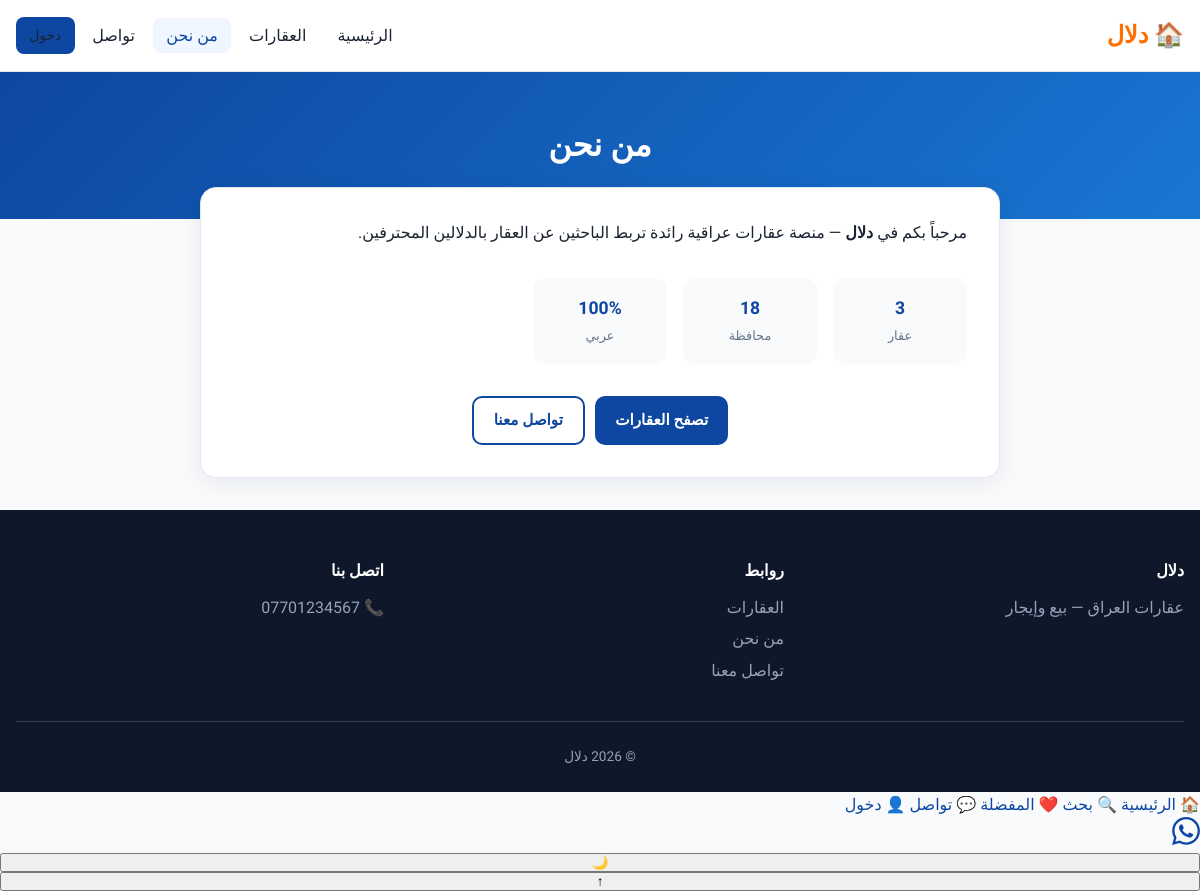
The page /about/ on the database its author committed.
### properties/models.py (models this page shows, shortened)
class SiteSettings(models.Model):
    site_name = models.CharField(max_length=100, default='دلال', verbose_name='اسم الموقع')
    tagline = models.CharField(max_length=200, blank=True, verbose_name='الشعار')
    broker_phone = models.CharField(max_length=30, default='07701234567', verbose_name='هاتف التواصل')
    broker_email = models.EmailField(blank=True, verbose_name='البريد')
    broker_address = models.CharField(max_length=300, blank=True, verbose_name='العنوان')
    whatsapp = models.CharField(max_length=30, blank=True, verbose_name='واتساب')
    about_title = models.CharField(max_length=200, default='من نحن', verbose_name='عنوان من نحن')
    about_content = models.TextField(blank=True, verbose_name='محتوى من نحن')
    mission = models.TextField(blank=True, verbose_name='رسالتنا')
    facebook_url = models.URLField(blank=True)
    instagram_url = models.URLField(blank=True)
    meta_description = models.CharField(max_length=300, blank=True, verbose_name='وصف SEO')
    class Meta:
        verbose_name = 'إعدادات الموقع'
        verbose_name_plural = 'إعدادات الموقع'
    @classmethod
    def get_solo(cls):
        obj, _ = cls.objects.get_or_create(pk=1)
        return obj

### properties/views.py (the view)
# urls.py: path('about/', views.about_page, name='about'),
def about_page(request):
    settings = SiteSettings.get_solo()
    return render(request, 'properties/about.html', {
        'settings': settings,
        'total_properties': get_public_properties().count(),
    })

### properties/context_processors.py (called while the page is built)
def site_context(request):
    settings = SiteSettings.get_solo()
    return {
        'site_settings': settings,
        'governorates': IRAQ_GOVERNORATES,
        'governorate_cities_json': json.dumps(GOVERNORATE_CITIES, ensure_ascii=False),
    }

### properties/utils.py (called while the page is built)
def get_public_properties():
    return Property.objects.filter(status__in=PUBLIC_STATUSES).select_related().prefetch_related('gallery_images')

### dalal_project.backup/properties/templates/properties/about.html (shortened to what this page needs)
{% extends 'properties/base.html' %}
{% block content %}
<section class="page-hero">
  <div class="container">
    <h1>{{ settings.about_title|default:'من نحن' }}</h1>
  </div>
</section>
<div class="container">
  <div class="content-card">
    {% if settings.about_content %}
    <div style="white-space:pre-line;line-height:1.9;font-size:1.05rem">{{ settings.about_content }}</div>
    {% else %}
    <p>مرحباً بكم في <strong>{{ site_settings.site_name }}</strong> — منصة عقارات عراقية رائدة تربط الباحثين عن العقار بالدلالين المحترفين.</p>
    {% endif %}
    <div class="detail-meta-grid" style="margin-top:2rem">
      <div class="meta-item"><strong>{{ total_properties }}</strong><span>عقار</span></div>
      <div class="meta-item"><strong>18</strong><span>محافظة</span></div>
      <div class="meta-item"><strong>100%</strong><span>عربي</span></div>
    </div>
    <div style="display:flex;gap:0.65rem;flex-wrap:wrap;justify-content:center;margin-top:2rem">
      <a href="{% url 'home' %}" class="btn btn-primary">تصفح العقارات</a>
      <a href="{% url 'contact' %}" class="btn btn-outline">تواصل معنا</a>
    </div>
  </div>
</div>
{% endblock %}

### dalal_project.backup/properties/templates/properties/base.html (shortened to what this page needs)
{% load static %}
<!DOCTYPE html>
<html lang="ar" dir="rtl">
<head>
  <link rel="stylesheet" href="{% static 'css/dalal.css' %}">
  <link rel="stylesheet" href="https://unpkg.com/leaflet@1.9.4/dist/leaflet.css">
</head>
<body class="{% block body_class %}{% endblock %}">
  <nav class="navbar">
    <div class="container nav-container">
      <a href="{% url 'home' %}" class="logo">🏠 <span>دلال</span></a>
      <ul class="nav-links">
        <li><a href="{% url 'home' %}" data-nav="home">الرئيسية</a></li>
        <li><a href="{% url 'home' %}#properties" data-nav="properties">العقارات</a></li>
        <li><a href="{% url 'about' %}" data-nav="about">من نحن</a></li>
        <li><a href="{% url 'contact' %}" data-nav="contact">تواصل</a></li>
        {% if user.is_authenticated and user.is_staff %}
          <li><a href="{% url 'dashboard' %}" data-nav="dashboard">لوحة التحكم</a></li>
          <li><a href="{% url 'logout' %}">خروج</a></li>
        {% else %}
          <li class="nav-desktop-only"><a href="{% url 'login' %}" class="btn btn-primary btn-sm">دخول</a></li>
        {% endif %}
      </ul>
    </div>
  </nav>
  <main class="main-content">{% block content %}{% endblock %}</main>
  <footer class="footer">
    <div class="container">
      <div class="footer-grid">
        <div>
          <h4>{{ site_settings.site_name|default:'دلال' }}</h4>
          <p>{{ site_settings.tagline|default:'عقارات العراق — بيع وإيجار' }}</p>
        </div>
        <div>
          <h4>روابط</h4>
          <ul>
            <li><a href="{% url 'home' %}">العقارات</a></li>
            <li><a href="{% url 'about' %}">من نحن</a></li>
            <li><a href="{% url 'contact' %}">تواصل معنا</a></li>
          </ul>
        </div>
        <div>
          <h4>اتصل بنا</h4>
          <ul>
            <li><a href="tel:{{ site_settings.broker_phone }}">📞 {{ site_settings.broker_phone }}</a></li>
          </ul>
        </div>
      </div>
      <div class="footer-bottom">
        <p>© {% now "Y" %} {{ site_settings.site_name|default:'دلال' }}</p>
      </div>
    </div>
  </footer>
  <nav class="mobile-bottom-nav" aria-label="تنقل سريع">
    <a href="{% url 'home' %}" class="bottom-nav-item" data-nav="home">
      <span class="bottom-nav-icon">🏠</span>
      <span>الرئيسية</span>
    </a>
    <a href="{% url 'home' %}#search" class="bottom-nav-item" data-nav="search">
      <span class="bottom-nav-icon">🔍</span>
      <span>بحث</span>
    </a>
    <a href="{% url 'home' %}#favorites" class="bottom-nav-item" data-nav="favorites" id="nav-favorites">
      <span class="bottom-nav-icon">❤️</span>
      <span>المفضلة</span>
    </a>
    <a href="{% url 'contact' %}" class="bottom-nav-item" data-nav="contact">
      <span class="bottom-nav-icon">💬</span>
      <span>تواصل</span>
    </a>
    {% if user.is_authenticated and user.is_staff %}
    <a href="{% url 'dashboard' %}" class="bottom-nav-item" data-nav="dashboard">
      <span class="bottom-nav-icon">⚙️</span>
      <span>الإدارة</span>
    </a>
    {% else %}
    <a href="{% url 'login' %}" class="bottom-nav-item" data-nav="login">
      <span class="bottom-nav-icon">👤</span>
      <span>دخول</span>
    </a>
    {% endif %}
  </nav>
  {% if site_settings.whatsapp or site_settings.broker_phone %}
  <a href="https://wa.me/{{ site_settings.whatsapp|default:site_settings.broker_phone }}" class="fab-whatsapp" target="_blank" rel="noopener" aria-label="واتساب">
  </a>
  {% endif %}
  <button type="button" class="theme-toggle" id="theme-toggle" aria-label="الوضع الليلي">🌙</button>
  <button type="button" class="back-to-top" id="back-to-top" aria-label="أعلى">↑</button>
</body>
</html>

### static/css/dalal.css (style rules this page uses)
:root { --primary: #0d47a1; --primary-dark: #0a3d8f; --primary-light: #1565c0; --accent: #ff6f00; --accent-hover: #e65100; --success: #2e7d32; --danger: #c62828; --warning: #f57c00; --bg: #f8fafc; --bg-card: #ffffff; --text: #1a2332; --text-muted: #64748b; --border: #e2e8f0; --shadow: 0 4px 24px rgba(15, 23, 42, 0.08); --shadow-lg: 0 12px 40px rgba(15, 23, 42, 0.12); --radius: 12px; --radius-lg: 16px; --nav-h: 72px; --transition: 0.2s ease; }
*, *::before, *::after { box-sizing: border-box; margin: 0; padding: 0; }
html { scroll-behavior: smooth; }
body { font-family: 'Tajawal', system-ui, sans-serif; background: var(--bg); color: var(--text); line-height: 1.6; min-height: 100vh; display: flex; flex-direction: column; }
a { color: var(--primary); text-decoration: none; transition: color var(--transition); }
.container { width: min(1200px, 100% - 2rem); margin-inline: auto; }
.navbar { position: sticky; top: 0; z-index: 1000; background: rgba(255, 255, 255, 0.95); backdrop-filter: blur(12px); border-bottom: 1px solid var(--border); height: var(--nav-h); }
.nav-container { display: flex; align-items: center; justify-content: space-between; height: 100%; gap: 1rem; }
.logo { font-size: 1.5rem; font-weight: 800; color: var(--primary); display: flex; align-items: center; gap: 0.35rem; }
.logo span { color: var(--accent); }
.nav-links { display: flex; list-style: none; gap: 0.25rem; align-items: center; }
.nav-links a { color: var(--text); font-weight: 500; padding: 0.5rem 0.85rem; border-radius: 8px; }
.nav-links a:hover, .nav-links a.active { background: #eff6ff; color: var(--primary); }
.btn { display: inline-flex; align-items: center; justify-content: center; gap: 0.4rem; padding: 0.65rem 1.25rem; font-family: inherit; font-size: 0.95rem; font-weight: 600; border: none; border-radius: 10px; cursor: pointer; transition: all var(--transition); text-decoration: none; }
.btn-primary { background: var(--primary); color: #fff; }
.btn-outline { background: transparent; border: 2px solid var(--primary); color: var(--primary); }
.btn-sm { padding: 0.4rem 0.85rem; font-size: 0.85rem; }
.detail-meta-grid { display: grid; grid-template-columns: repeat(auto-fill, minmax(120px, 1fr)); gap: 1rem; margin: 1.5rem 0; }
.meta-item { background: var(--bg); padding: 1rem; border-radius: var(--radius); text-align: center; }
.meta-item strong { display: block; font-size: 1.1rem; color: var(--primary); }
.meta-item span { font-size: 0.8rem; color: var(--text-muted); }
.page-hero { background: linear-gradient(135deg, #0d47a1, #1976d2); color: #fff; padding: 3rem 0; text-align: center; }
.page-hero h1 { font-size: 2rem; font-weight: 800; }
.content-card { background: var(--bg-card); padding: 2rem; border-radius: var(--radius-lg); box-shadow: var(--shadow); border: 1px solid var(--border); margin: -2rem auto 2rem; max-width: 800px; position: relative; }
.footer { margin-top: auto; background: #0f172a; color: #94a3b8; padding: 3rem 0 1.5rem; }
.footer-grid { display: grid; grid-template-columns: repeat(auto-fit, minmax(200px, 1fr)); gap: 2rem; margin-bottom: 2rem; }
.footer h4 { color: #fff; margin-bottom: 0.75rem; font-size: 1rem; }
.footer ul { list-style: none; }
.footer li { margin-bottom: 0.35rem; }
.footer a { color: #94a3b8; }
.footer-bottom { text-align: center; padding-top: 1.5rem; border-top: 1px solid #334155; font-size: 0.85rem; }

### rows shown on the page
SiteSettings: about_title "من نحن", site_name "دلال", tagline "عقارات العراق — بيع وإيجار", broker_phone "07701234567"

### other values the page prints
{{ total_properties }} "3"
